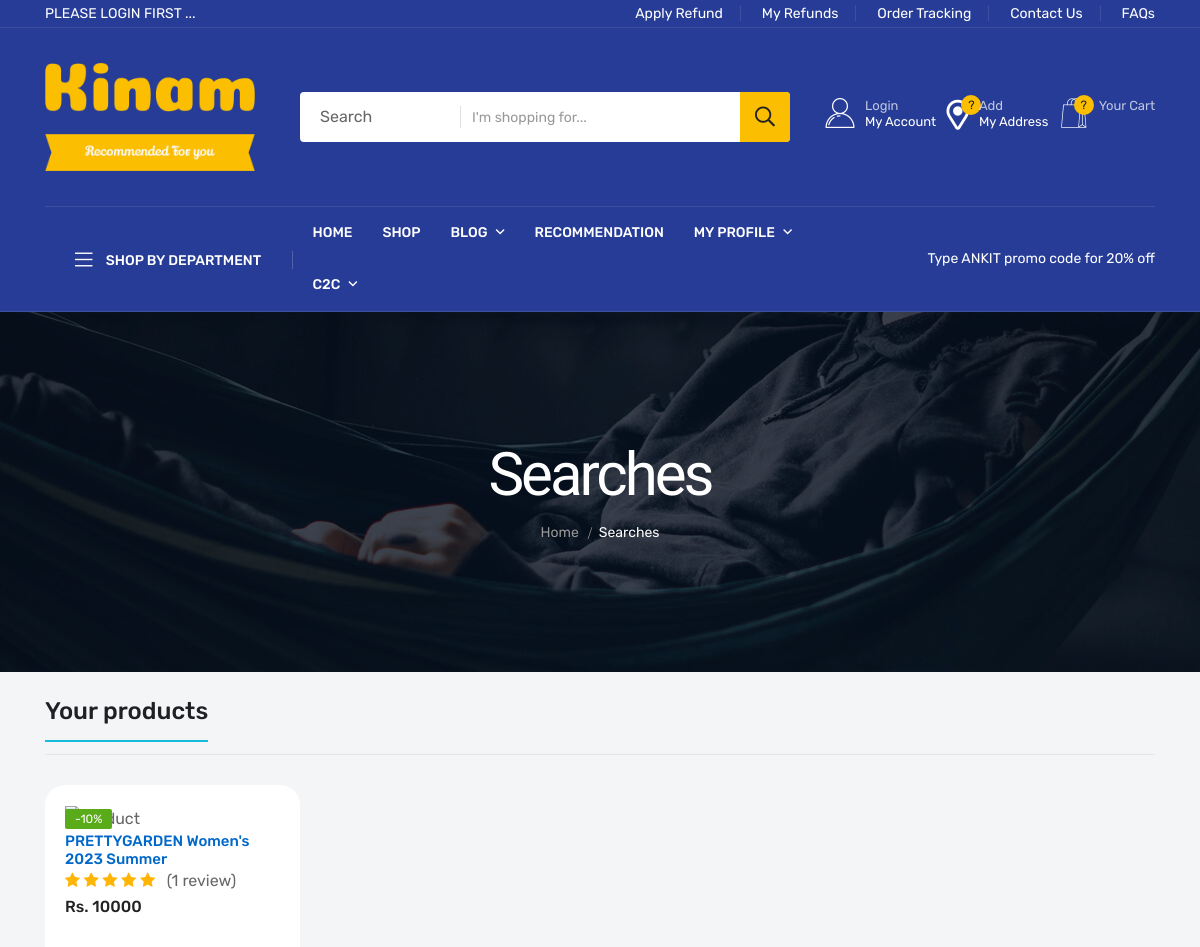
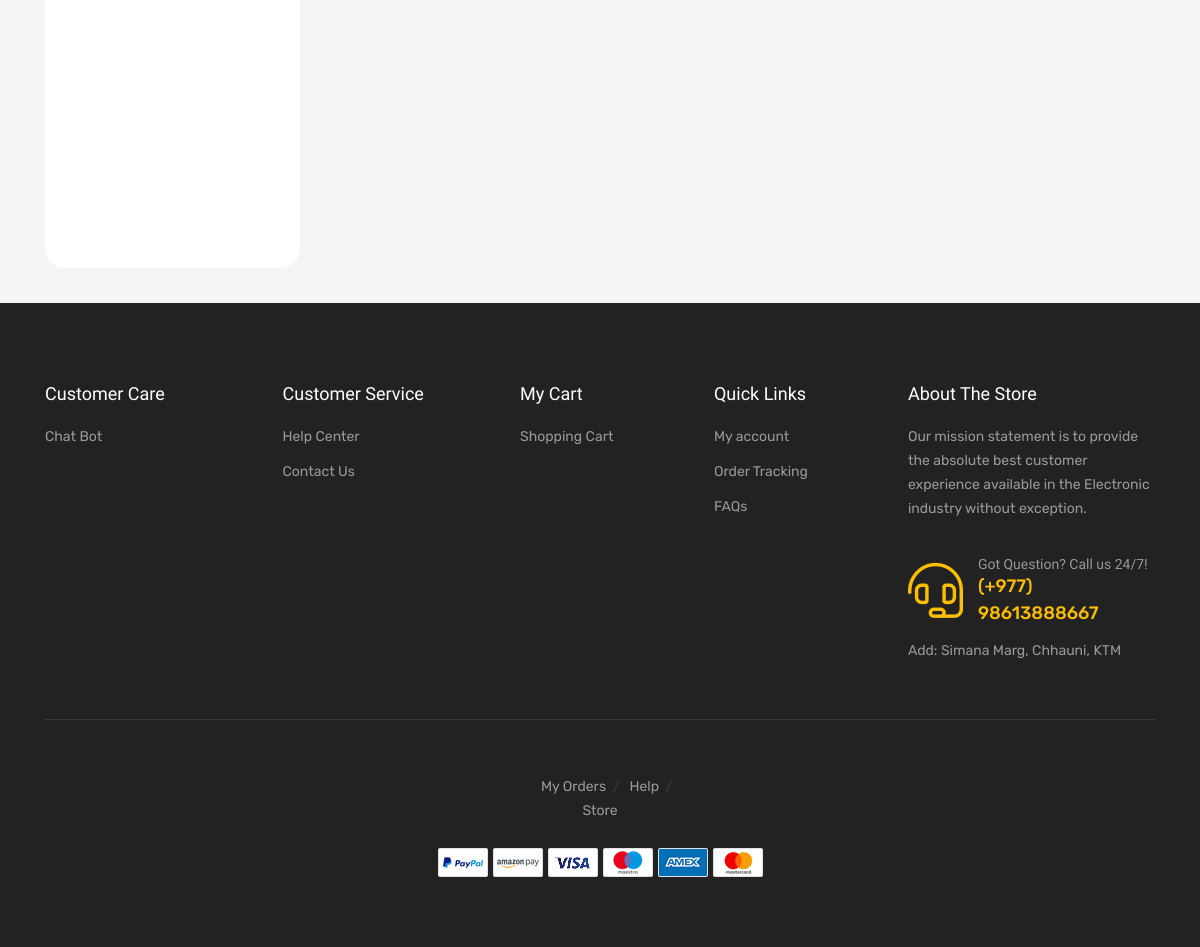
Page /category/1/ on the committed database (2 pictures, top to bottom).
### app/models.py (models this page shows, shortened)
class Product(models.Model):
    total_quantity = models.IntegerField()
    Availability = models.IntegerField()
    featured_image = models.CharField(max_length=100)
    product_name = models.CharField(max_length=100)
    price = models.IntegerField()
    Discount = models.IntegerField()
    model_Name = models.CharField(max_length=100)
    Categories = models.ForeignKey(Category, on_delete=models.CASCADE)
    Tags = models.CharField(max_length=200)
    Product_information = RichTextField()
    Description = RichTextField()
    section = models.ForeignKey(Section, on_delete=models.DO_NOTHING)
    slug = models.SlugField(default='', max_length=500, null=True, blank=True)
    color = models.ForeignKey(Color, on_delete=models.CASCADE, null=True)
    Brand = models.ForeignKey(Brand, on_delete=models.CASCADE, null=True)
    def get_absolute_url(self):
        from django.urls import reverse
        return reverse("product_detail", kwargs={'slug': self.slug})
    def averageReview(self):
        reviews = ReviewRating.objects.filter(product=self, status=True).aggregate(average=Avg('rating'))
        avg = 0
        if reviews['average'] is not None:
            avg = float(reviews['average'])
        return avg
    def countReview(self):
        reviews = ReviewRating.objects.filter(product=self, status=True).aggregate(count=Count('id'))
        count = 0
        if reviews['count'] is not None:
            count = int(reviews['count'])
        return count
    class Meta:
        db_table = "app_Product"

### app/views.py (the view)
# urls.py: path('category/<int:category_id>/', views.categorization, name="category"),
def categorization(request, category_id):
    maincategory = MainCategory.objects.all().order_by("-id")
    items_of_maincategory = Product.objects.filter(
        Categories__main_category__id=category_id
    )
    context = {
        "items": items_of_maincategory,
        "maincategory": maincategory,
    }
    return render(request, "product/categorization.html", context)

### templates/product/categorization.html (shortened to what this page needs)
{% extends 'base.html' %}
{% load static %}
{% block content %}
    <div class="page-banner-area page-banner-height-2"
         data-background="{% static 'assets/img/banner/page-banner-4.jpg' %}">
        <div class="container">
            <div class="row">
                <div class="col-xl-12">
                    <div class="page-banner-content text-center">
                        <h4 class="breadcrumb-title">Searches</h4>
                        <div class="breadcrumb-two">
                            <nav>
                                <nav class="breadcrumb-trail breadcrumbs">
                                    <ul class="breadcrumb-menu">
                                        <li class="breadcrumb-trail">
                                            <a href="{% url 'home' %}"><span>Home</span></a>
                                        </li>
                                        <li class="trail-item">
                                            <span>Searches</span>
                                        </li>
                                    </ul>
                                </nav>
                            </nav>
                        </div>
                    </div>
                </div>
            </div>
        </div>
    </div>
        <section class="trending-product-area light-bg-s pt-25 pb-15">
            <div class="container custom-conatiner">
                <div class="row">
                    <div class="col-xl-12">
                        <div class="section__head d-flex justify-content-between mb-30">
                            <div class="section__title section__title-2">
                                <h5 class="display-4 mb-4">Your products</h5>
                            </div>
                        </div>
                    </div>
                </div>
                <div class="row">
                    {% for i in items %}
                    <div class="col-sm-6 col-md-4 col-lg-3 col-xl-3 col-xxl-2">
                        <div class="product__item product__item-2 b-radius-2 mb-20" style="height: 430px;">
                            <div class="product__thumb fix">
                                <div class="product-image w-img">
                                    <a href="{{i.get_absolute_url}}">
                                    </a>
                                </div>
                                <div class="product__offer">
                                <span class="discount">-{{i.Discount}}%</span>
                                </div>
                            </div>
                            <div class="product__content product__content-2">
                                <h6><a href="{{i.get_absolute_url}}">{{i.product_name}}</a></h6>
                                                                        	<div class="rating-star">
		<span>
			<i class="fa fa-star{% if i.averageReview < 0.5 %}-o{% elif i.averageReview >= 0.5 and i.averageReview < 1 %}-half-o {% endif %}" aria-hidden="true"></i>
			<i class="fa fa-star{% if i.averageReview < 1.5 %}-o{% elif i.averageReview >= 1.5 and i.averageReview < 2 %}-half-o {% endif %}" aria-hidden="true"></i>
			<i class="fa fa-star{% if i.averageReview < 2.5 %}-o{% elif i.averageReview >= 2.5 and i.averageReview < 3 %}-half-o {% endif %}" aria-hidden="true"></i>
			<i class="fa fa-star{% if i.averageReview < 3.5 %}-o{% elif i.averageReview >= 3.5 and i.averageReview < 4 %}-half-o {% endif %}" aria-hidden="true"></i>
			<i class="fa fa-star{% if i.averageReview < 4.5 %}-o{% elif i.averageReview >= 4.5 and i.averageReview < 5 %}-half-o {% endif %}" aria-hidden="true"></i>
			</span>
                                                              <span>&nbsp;&nbsp;({{i.countReview}} review)</span>
	</div>
                                <div class="price">
                                    <span>Rs. {{i.price}}</span>
                                </div>
                            </div>
                        </div>
                    </div>
                        {% endfor %}
                </div>
            </div>
        </section>
    {% endblock %}

### static/assets/css/default.css (style rules this page uses)
.mb-20 { margin-bottom:20px }
.mb-30 { margin-bottom:30px }
.pt-25 { padding-top:25px }
.pb-15 { padding-bottom:15px }

### static/assets/css/custom.css (style rules this page uses)
.rating-star i { color: #ffb503; }

### static/assets/css/chat.css (style rules this page uses)
*, html { --primaryGradient: linear-gradient(93.12deg, #e13d3d 0.52%, #e34343 100%); --secondaryGradient: linear-gradient(268.91deg, #e13d3d -2.14%, #e34343 99.69%); --primaryBoxShadow: 0px 10px 15px rgba(0, 0, 0, 0.1); --secondaryBoxShadow: 0px -10px 15px rgba(0, 0, 0, 0.1); --primary: #32aae7; }

### templates/base.html (style rules this page uses)
h4 { font-family: 'Fjalla One', sans-serif; font-weight: 100; font-size: 24px; }

### rows in the picture
Product: Discount "10", product_name "PRETTYGARDEN Women's 2023 Summer", countReview "1", price "10000"
